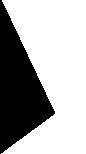
#> input picture Images/Obtuse.jpg, 86 x 154 px
$ jupyter execute Obtuse-Angle.ipynb
#> lines starting #> are read from the running program, lines starting #| are printed output that depends on the picture; after the words box and inside, x2 and y2 are one past the last pixel; in counts of white or black regions, pixels touching at a corner belong together
# 📸 Harris Corner Detection

<b>Harris Corner</b> is a popular algorithm for detecting corners in an image. </br>
Corners are points in the image where the intensity changes significantly in multiple directions. </br>
This notebook demonstrates the implementation of the Harris algorithm step-by-step.

[cell 1]
"""
Library Imports
"""

import numpy as np # type: ignore
import pandas as pd # type: ignore
import cv2 as cv # type: ignore
import matplotlib.pyplot as plt # type: ignore

[cell 2]
"""
Reading Image
"""

image = cv.imread('../Images/Obtuse.jpg')
#> image is the input picture: shape (154, 86, 3); min 0, max 255, mean 170.6
I = cv.cvtColor(image, cv.COLOR_BGR2GRAY)
I = np.float32(I)
plt.imshow(I, cmap='gray');

### 🌊 Sobel Filters for Edge Detection

The **Sobel filter** is a popular operator used in image processing to detect edges. It computes the gradient of image intensity in the horizontal and vertical directions, highlighting regions with high spatial frequency that correspond to edges.

#### **Sobel Kernels**:
The Sobel filter uses two 3x3 kernels to compute gradients:
<div align='center'>

</div>

[cell 3]
sobelX = np.array([[-1, 0, 1],
                   [-2, 0, 2],
                   [-1, 0, 1]])

sobelY = np.array([[-1, -2, -1],
                   [ 0,  0,  0],
                   [ 1,  2,  1]])

[cell 4]
''' Gradient Products '''

Ix = cv.filter2D(src=I, ddepth=-1, kernel=sobelX)
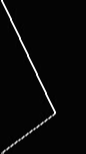
#> Ix: shape (154, 86) float32; min -17, max 1020, mean 23.6; drawn with min black and max white
Iy = cv.filter2D(src=I, ddepth=-1, kernel=sobelY)
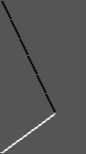
#> Iy: shape (154, 86) float32; min -514, max 1020, mean 0; drawn with min black and max white

Ixx = Ix ** 2
Ixy = Ix * Iy
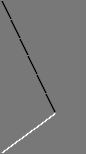
#> Ixy: shape (154, 86) float32; min -521216, max 585225, mean -2076.2; drawn with min black and max white
Iyy = Iy ** 2

[cell 5]
plt.imshow(Ix, cmap='gray');

[cell 6]
plt.imshow(Iy, cmap='gray');

[cell 7]
''' Gaussian Filter for Smoothness
'''

weight = np.array([[1, 2, 1],
                   [2, 4, 2],
                   [1, 2, 1]])

Ixxw = cv.filter2D(src=Ixx, ddepth=-1, kernel=weight)
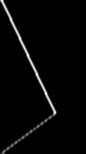
#> Ixxw: shape (154, 86) float32; min 0, max 11621096, mean 285950.2; drawn with min black and max white
Ixyw = cv.filter2D(src=Ixy, ddepth=-1, kernel=weight)
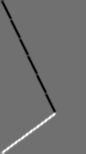
#> Ixyw: shape (154, 86) float32; min -4812794, max 6085328, mean -33065.7; drawn with min black and max white
Iyyw = cv.filter2D(src=Iyy, ddepth=-1, kernel=weight)
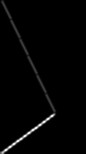
#> Iyyw: shape (154, 86) float32; min 0, max 9445468, mean 144516.8; drawn with min black and max white

[cell 8]
''' Harris response matrix
'''

epsilon = 1e-5
H = ( (Ixxw * Iyyw) - (Ixyw * Ixyw) ) / ( Ixxw + Iyyw + epsilon )
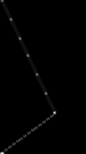
#> H: shape (154, 86) float32; min 0, max 1391191.9, mean 8446.9; drawn with min black and max white


''' Hmax for Thresholding
'''

Hmax = H.max()
#> Hmax = 1391191.9

[cell 9]
''' kp for saving Key-Points
    (kp is a mask of Harris response matrix)
'''
kp = np.zeros(np.shape(H)).astype(bool)

[cell 10]
for i in range(1, kp.shape[0]-1):
    for j in range(1, kp.shape[1]-1):
        center = H[i][j]
        if center > Hmax * 0.4:
            if center > H[i+1][j]:
                if center > H[i-1][j]:
                    if center > H[i][j+1]:
                        if center > H[i][j-1]:
                            if center > H[i+1][j+1]:
                                if center > H[i+1][j-1]:
                                    if center > H[i-1][j+1]:
                                        if center > H[i-1][j-1]:
                                            kp[i][j] = True

                                        if kp[i][j]:
                                            cv.circle(image, [j,i], 5, [0, 255, 0], 1)
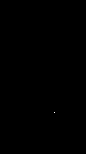
#> kp: shape (154, 86) bool; 0.01% white in thin lines or dots, all inside (x1, y1, x2, y2) = (54, 112, 55, 113)

image[kp==True] = [255, 0, 0]
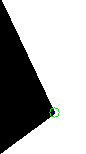
#> image: shape (154, 86, 3); mean B, G, R 170.3, 170.8, 170.3

print(kp.sum())
#| 1

[cell 11]
cv.imwrite('../Images/Output/Obtuse-Output.jpg',image)
plt.imshow(image);

# 📝 Homework:

Our input images have one and only one **KEY POINT**, so the ```kp_list``` only contain one **KEY POINT** and the ```all_points``` list contain the key point and 8 other neighbor points !

The ```df``` DataFrame contains key point & 8 neighbor points (8 + 1 = 9) and their data such as cordinate, Gradient Size, Ix, Iy and so on !

**NOTICE:**
This code only work with Images which contain one Key Point !

[cell 12]
kp_list = []

for i in range(1, kp.shape[0]-1):
    for j in range(1, kp.shape[1]-1):
        if kp[i][j] == True:
            kp_list.append((i,j))
#> after the loop, kp_list = [(112, 54)]

print(kp_list)
#| [(112, 54)]

[cell 13]
all_points = []
for point in kp_list:
    all_points.append((point[0]-1,point[1]-1))
    all_points.append((point[0]-1,point[1]))
    all_points.append((point[0]-1,point[1]+1))
    all_points.append((point[0]+1,point[1]-1))
    all_points.append((point[0]+1,point[1]+1))
    all_points.append((point[0]+1,point[1]))
    all_points.append((point[0],point[1]))
    all_points.append((point[0],point[1]-1))
    all_points.append((point[0],point[1]+1))

all_points

[cell 14]
df = pd.DataFrame(columns=["(x, y)","Ix", "Iy", "Iy/Ix", "Sector", "|| G ||"])
df

# 🧭 Angle Sectors Visualization 🌟
The following diagram illustrates the angle ranges for the gradient directions in an image.
These ranges are essential for determining the sector each point belongs to.

<!--  -->

<div align="center">

</div>

### Sector Angle Ranges in Mathematical Notation 📐

$Sector1 : -22.5^\circ \leq \theta \leq 22.5^\circ$

$Sector 1: 22.5^\circ < \theta \leq 67.5^\circ$

$Sector 2: 67.5^\circ < \theta \leq 112.5^\circ$

$Sector 3: 112.5^\circ < \theta \leq 157.5^\circ$

$Sector 4: 157.5^\circ \leq \theta \leq 180^\circ$ or $-180^\circ \leq \theta < -157.5^\circ$

$Sector 5: -157.5^\circ \leq \theta < -112.5^\circ$

$Sector 6: -112.5^\circ \leq \theta < -67.5^\circ$

$Sector 7: -67.5^\circ \leq \theta < -22.5^\circ$

[cell 15]
def sector(point):

    angle = np.degrees(np.arctan2(Iy[point], Ix[point]))

    if angle < -180:
        angle += 360
    elif angle > 180:
        angle -= 360

    # Sector 0: -22.5° to 22.5°
    if -22.5 <= angle < 22.5:
        return 0

    # Sector 1: 22.5° to 67.5°
    elif 22.5 <= angle < 67.5:
        return 1

    # Sector 2: 67.5° to 112.5°
    elif 67.5 <= angle < 112.5:
        return 2

    # Sector 3: 112.5° to 157.5°
    elif 112.5 <= angle < 157.5:
        return 3

    # Sector 4: 157.5° to -157.5°
    elif 157.5 <= angle <= 180 or -180 <= angle < -157.5:
        return 4

    # Sector 5: -157.5° to -112.5°
    elif -157.5 <= angle < -112.5:
        return 5

    # Sector 6: -112.5° to -67.5°
    elif -112.5 <= angle < -67.5:
        return 6

    # Sector 7: -67.5° to -22.5°
    elif -67.5 <= angle < -22.5:
        return 7

[cell 16]
for point in all_points:
    df.loc[len(df)] = [point, Ix[point], Iy[point], Iy[point]/(Ix[point]+10e-5), sector(point), Ix[point]+Iy[point]]
#> this loop made 9 passes
#> angle in sector on passes 1 to 9: -44.78, -26.63, -18.48, 45, 18.43, 26.63, 0.113, 90, 0.169

[cell 17]
df.index = range(1, len(df) + 1)
df.index.name = 'Point Number'
df

[cell 18]
sums = df.groupby("Sector")["|| G ||"].sum()
sums

[cell 19]
vec = np.array([0,0,0,0,0,0,0,0])

for i in range(8):
    try:
        vec[i] = sums[i]
    except:
        vec[i] = 0

vec = vec.reshape(8,1)
print(vec);

[cell 20]
vec = {
    '0':vec[0][0],
    '1':vec[1][0],
    '2':vec[2][0],
    '3':vec[3][0],
    '4':vec[4][0],
    '5':vec[5][0],
    '6':vec[6][0],
    '7':vec[7][0],
}

vec

[cell 21]
plt.bar(list(vec.keys()),list(vec.values()));
plt.xlabel("Sector");
plt.ylabel("Size");
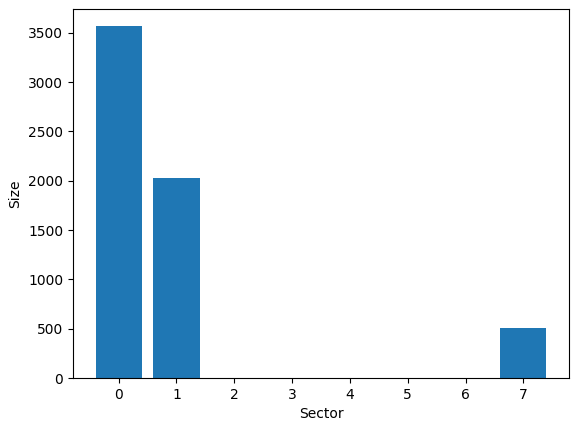
#> figure drawn by matplotlib, 1 panel; tallest bar 3566 high, from x = -0.4 to 0.4

$ run again, with Images/Acute.jpg copied over Images/Obtuse.jpg
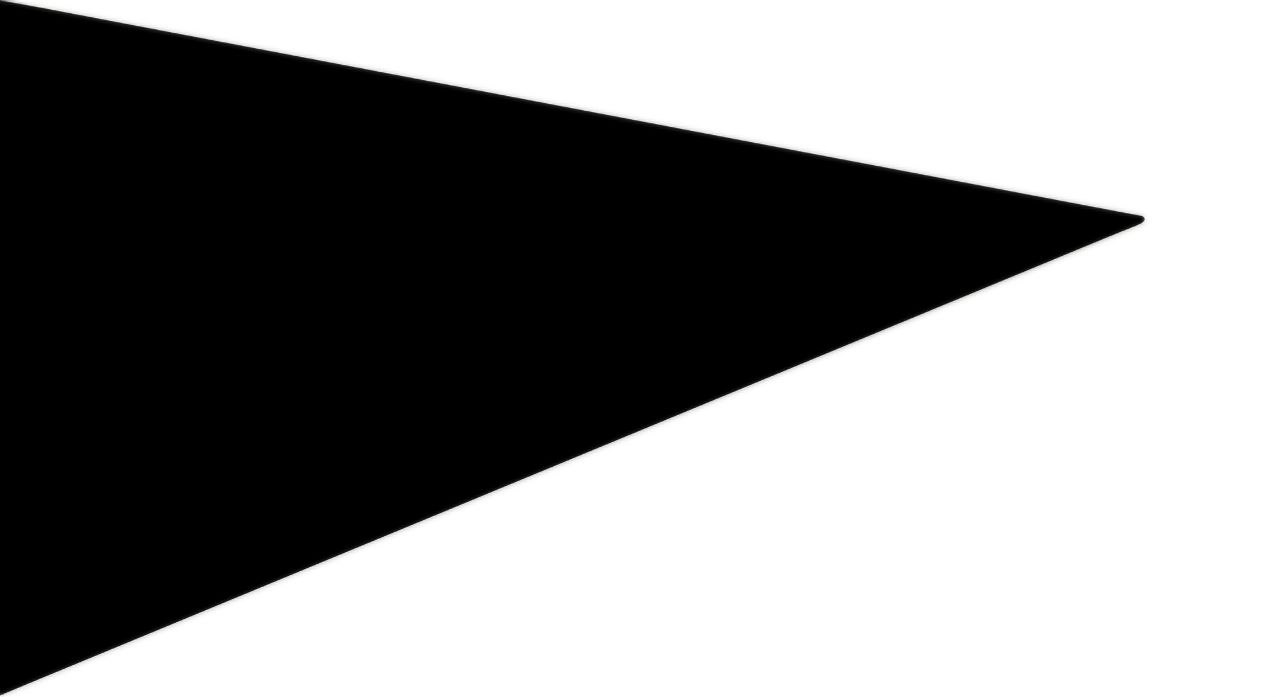
#> input picture Images/Acute.jpg, 1280 x 697 px
#> image is the input picture: shape (697, 1280, 3); mean B, G, R 140.3, 140.3, 140.3
#> `Iy = cv.filter2D(src=I, ddepth=-1, kernel=sobelY)`:
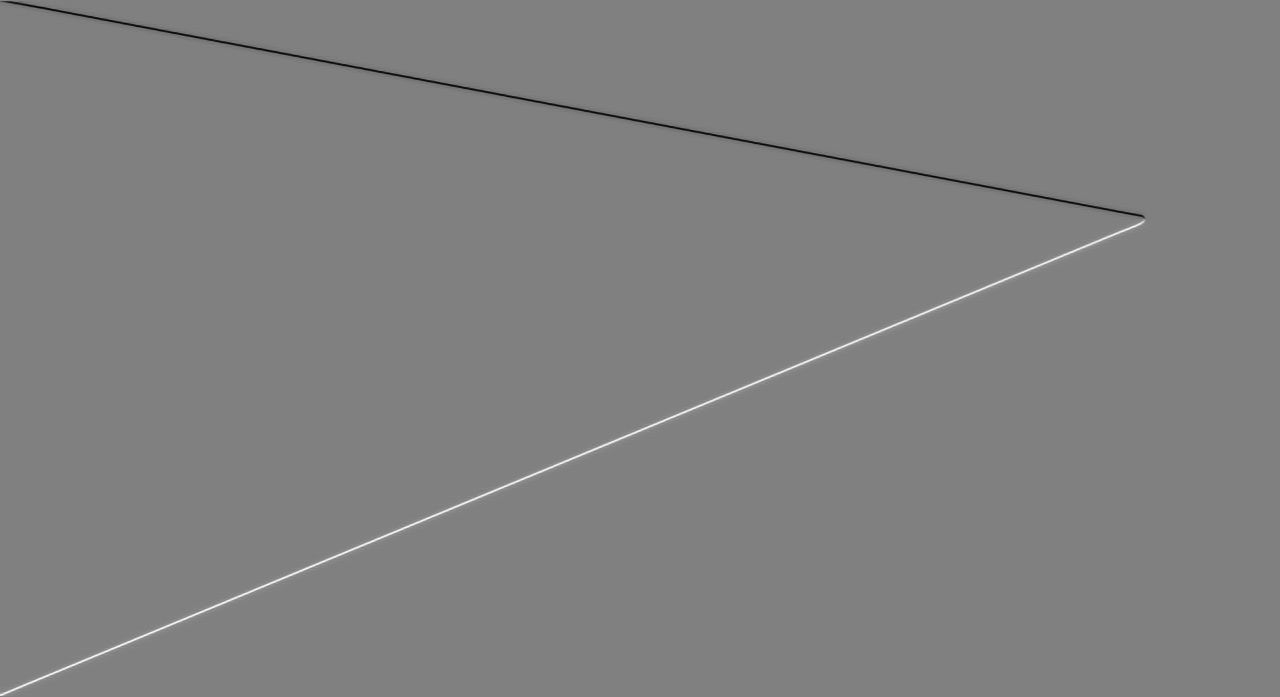
#> Iy: shape (697, 1280) float32; min -883, max 870, mean 0; drawn with min black and max white
#> Hmax = 393881.7
#| 1
#| [(218, 1143)]
#> the loop `for point in all_points:` made 9 passes
#> angle in sector on passes 1 to 8: -47.07, -40.43, -30.3, 10.09, 7.48, 8.27, -14.26, -24.73
#> `[cell 21] plt.bar(list(vec.keys()),list(vec.values())); plt.xlabel("Se..`:
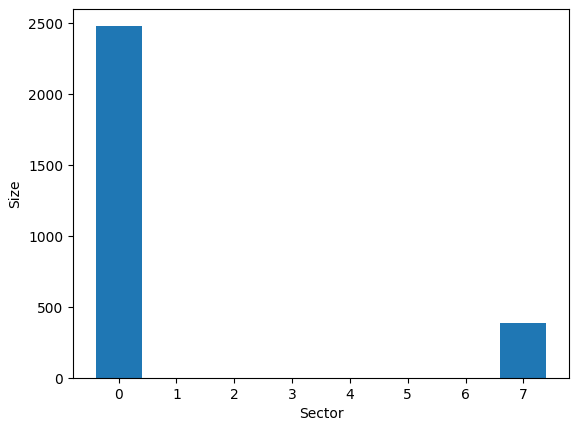
#> figure drawn by matplotlib, 1 panel; tallest bar 2478 high, from x = -0.4 to 0.4
